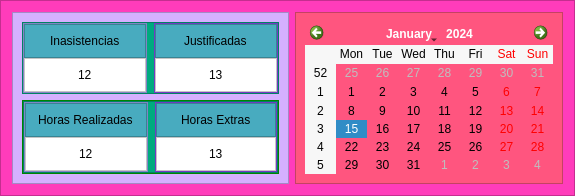
              <widget class="QFrame" name="Metricas">
               <property name="styleSheet">
                <string notr="true">background-color: rgb(255, 60, 187);</string>
               </property>
               <property name="frameShape">
                <enum>QFrame::StyledPanel</enum>
               </property>
               <property name="frameShadow">
                <enum>QFrame::Raised</enum>
               </property>
               <layout class="QHBoxLayout" name="horizontalLayout_11" stretch="1,1">
                <item>
                 <widget class="QFrame" name="EstadisticasBox">
                  <property name="styleSheet">
                   <string notr="true">background-color: rgb(213, 176, 255);</string>
                  </property>
                  <property name="frameShape">
                   <enum>QFrame::StyledPanel</enum>
                  </property>
                  <property name="frameShadow">
                   <enum>QFrame::Raised</enum>
                  </property>
                  <layout class="QVBoxLayout" name="verticalLayout_8" stretch="1,1">
                   <item>
                    <widget class="QFrame" name="MetricaAsistBox">
                     <property name="styleSheet">
                      <string notr="true">background-color: rgb(0, 170, 127);</string>
                     </property>
                     <property name="frameShape">
                      <enum>QFrame::StyledPanel</enum>
                     </property>
                     <property name="frameShadow">
                      <enum>QFrame::Raised</enum>
                     </property>
                     <layout class="QHBoxLayout" name="horizontalLayout_12" stretch="1,1">
                      <property name="spacing">
                       <number>7</number>
                      </property>
                      <property name="leftMargin">
                       <number>0</number>
                      </property>
                      <property name="topMargin">
                       <number>0</number>
                      </property>
                      <property name="rightMargin">
                       <number>0</number>
                      </property>
                      <property name="bottomMargin">
                       <number>0</number>
                      </property>
                      <item>
                       <widget class="QFrame" name="InasistenciaBox">
                        <property name="minimumSize">
                         <size>
                          <width>122</width>
                          <height>0</height>
                         </size>
                        </property>
                        <property name="styleSheet">
                         <string notr="true">background-color: rgb(170, 170, 255);</string>
                        </property>
                        <property name="frameShape">
                         <enum>QFrame::StyledPanel</enum>
                        </property>
                        <property name="frameShadow">
                         <enum>QFrame::Raised</enum>
                        </property>
                        <layout class="QVBoxLayout" name="verticalLayout_15" stretch="1,2">
                         <property name="spacing">
                          <number>0</number>
                         </property>
                         <property name="leftMargin">
                          <number>0</number>
                         </property>
                         <property name="topMargin">
                          <number>0</number>
                         </property>
                         <property name="rightMargin">
                          <number>0</number>
                         </property>
                         <property name="bottomMargin">
                          <number>0</number>
                         </property>
                         <item>
                          <widget class="QFrame" name="tituloInasis">
                           <property name="styleSheet">
                            <string notr="true">background: #48ABBF;</string>
                           </property>
                           <property name="frameShape">
                            <enum>QFrame::StyledPanel</enum>
                           </property>
                           <property name="frameShadow">
                            <enum>QFrame::Raised</enum>
                           </property>
                           <layout class="QVBoxLayout" name="verticalLayout_16">
                            <item alignment="Qt::AlignHCenter">
                             <widget class="QLabel" name="tit_Inasistencias">
                              <property name="text">
                               <string>Inasistencias</string>
                              </property>
                             </widget>
                            </item>
                           </layout>
                          </widget>
                         </item>
                         <item>
                          <widget class="QFrame" name="metricaIna">
                           <property name="styleSheet">
                            <string notr="true">background: #FFFFFF;</string>
                           </property>
                           <property name="frameShape">
                            <enum>QFrame::StyledPanel</enum>
                           </property>
                           <property name="frameShadow">
                            <enum>QFrame::Raised</enum>
                           </property>
                           <layout class="QVBoxLayout" name="verticalLayout_17">
                            <item alignment="Qt::AlignHCenter">
                             <widget class="QLabel" name="n_Inasistencias">
                              <property name="text">
                               <string>12</string>
                              </property>
                             </widget>
                            </item>
                           </layout>
                          </widget>
                         </item>
                        </layout>
                       </widget>
                      </item>
                      <item>
                       <widget class="QFrame" name="JustificadasBox">
                        <property name="minimumSize">
                         <size>
                          <width>122</width>
                          <height>0</height>
                         </size>
                        </property>
                        <property name="styleSheet">
                         <string notr="true">background-color: rgb(149, 73, 255);</string>
                        </property>
                        <property name="frameShape">
                         <enum>QFrame::StyledPanel</enum>
                        </property>
                        <property name="frameShadow">
                         <enum>QFrame::Raised</enum>
                        </property>
                        <layout class="QVBoxLayout" name="verticalLayout_18" stretch="1,2">
                         <property name="spacing">
                          <number>0</number>
                         </property>
                         <property name="leftMargin">
                          <number>0</number>
                         </property>
                         <property name="topMargin">
                          <number>0</number>
                         </property>
                         <property name="rightMargin">
                          <number>0</number>
                         </property>
                         <property name="bottomMargin">
                          <number>0</number>
                         </property>
                         <item>
                          <widget class="QFrame" name="titJust">
                           <property name="styleSheet">
                            <string notr="true">background: #48ABBF;</string>
                           </property>
                           <property name="frameShape">
                            <enum>QFrame::StyledPanel</enum>
                           </property>
                           <property name="frameShadow">
                            <enum>QFrame::Raised</enum>
                           </property>
                           <layout class="QVBoxLayout" name="verticalLayout_19">
                            <item alignment="Qt::AlignHCenter">
                             <widget class="QLabel" name="tit_Justificadas">
                              <property name="text">
                               <string>Justificadas</string>
                              </property>
                             </widget>
                            </item>
                           </layout>
                          </widget>
                         </item>
                         <item>
                          <widget class="QFrame" name="metricaJust">
                           <property name="styleSheet">
                            <string notr="true">background-color: rgb(255, 255, 255);</string>
                           </property>
                           <property name="frameShape">
                            <enum>QFrame::StyledPanel</enum>
                           </property>
                           <property name="frameShadow">
                            <enum>QFrame::Raised</enum>
                           </property>
                           <layout class="QVBoxLayout" name="verticalLayout_20">
                            <item alignment="Qt::AlignHCenter">
                             <widget class="QLabel" name="n_Justificadas">
                              <property name="text">
                               <string>13</string>
                              </property>
                             </widget>
                            </item>
                           </layout>
                          </widget>
                         </item>
                        </layout>
                       </widget>
                      </item>
                     </layout>
                    </widget>
                   </item>
                   <item>
                    <widget class="QFrame" name="HorasTrabajadasBox">
                     <property name="styleSheet">
                      <string notr="true">background-color: rgb(0, 170, 0);</string>
                     </property>
                     <property name="frameShape">
                      <enum>QFrame::StyledPanel</enum>
                     </property>
                     <property name="frameShadow">
                      <enum>QFrame::Raised</enum>
                     </property>
                     <layout class="QVBoxLayout" name="verticalLayout_27">
                      <property name="leftMargin">
                       <number>0</number>
                      </property>
                      <property name="topMargin">
                       <number>0</number>
                      </property>
                      <property name="rightMargin">
                       <number>0</number>
                      </property>
                      <property name="bottomMargin">
                       <number>0</number>
                      </property>
                      <item>
                       <widget class="QFrame" name="MetricaHorasBox">
                        <property name="styleSheet">
                         <string notr="true">background-color: rgb(0, 170, 127);</string>
                        </property>
                        <property name="frameShape">
                         <enum>QFrame::StyledPanel</enum>
                        </property>
                        <property name="frameShadow">
                         <enum>QFrame::Raised</enum>
                        </property>
                        <layout class="QHBoxLayout" name="horizontalLayout_16" stretch="1,1">
                         <property name="spacing">
                          <number>7</number>
                         </property>
                         <property name="leftMargin">
                          <number>0</number>
                         </property>
                         <property name="topMargin">
                          <number>0</number>
                         </property>
                         <property name="rightMargin">
                          <number>0</number>
                         </property>
                         <property name="bottomMargin">
                          <number>0</number>
                         </property>
                         <item>
                          <widget class="QFrame" name="RealizadasBox">
                           <property name="styleSheet">
                            <string notr="true">background-color: rgb(170, 170, 255);</string>
                           </property>
                           <property name="frameShape">
                            <enum>QFrame::StyledPanel</enum>
                           </property>
                           <property name="frameShadow">
                            <enum>QFrame::Raised</enum>
                           </property>
                           <layout class="QVBoxLayout" name="verticalLayout_21" stretch="1,2">
                            <property name="spacing">
                             <number>0</number>
                            </property>
                            <property name="leftMargin">
                             <number>0</number>
                            </property>
                            <property name="topMargin">
                             <number>0</number>
                            </property>
                            <property name="rightMargin">
                             <number>0</number>
                            </property>
                            <property name="bottomMargin">
                             <number>0</number>
                            </property>
                            <item>
                             <widget class="QFrame" name="tituloHoras">
                              <property name="minimumSize">
                               <size>
                                <width>122</width>
                                <height>0</height>
                               </size>
                              </property>
                              <property name="styleSheet">
                               <string notr="true">background: #48ABBF;</string>
                              </property>
                              <property name="frameShape">
                               <enum>QFrame::StyledPanel</enum>
                              </property>
                              <property name="frameShadow">
                               <enum>QFrame::Raised</enum>
                              </property>
                              <layout class="QVBoxLayout" name="verticalLayout_22">
                               <item alignment="Qt::AlignHCenter">
                                <widget class="QLabel" name="tit_Horas">
                                 <property name="text">
                                  <string>Horas Realizadas</string>
                                 </property>
                                </widget>
                               </item>
                              </layout>
                             </widget>
                            </item>
                            <item>
                             <widget class="QFrame" name="metricaHoras">
                              <property name="styleSheet">
                               <string notr="true">background: #FFFFFF;</string>
                              </property>
                              <property name="frameShape">
                               <enum>QFrame::StyledPanel</enum>
                              </property>
                              <property name="frameShadow">
                               <enum>QFrame::Raised</enum>
                              </property>
                              <layout class="QVBoxLayout" name="verticalLayout_23">
                               <item alignment="Qt::AlignHCenter">
                                <widget class="QLabel" name="n_Horas">
                                 <property name="text">
                                  <string>12</string>
                                 </property>
                                </widget>
                               </item>
                              </layout>
                             </widget>
                            </item>
                           </layout>
                          </widget>
                         </item>
                         <item>
                          <widget class="QFrame" name="ExtrasBox">
                           <property name="minimumSize">
                            <size>
                             <width>122</width>
                             <height>0</height>
                            </size>
                           </property>
                           <property name="styleSheet">
                            <string notr="true">background-color: rgb(149, 73, 255);</string>
                           </property>
                           <property name="frameShape">
                            <enum>QFrame::StyledPanel</enum>
                           </property>
                           <property name="frameShadow">
                            <enum>QFrame::Raised</enum>
                           </property>
                           <layout class="QVBoxLayout" name="verticalLayout_24" stretch="1,2">
                            <property name="spacing">
                             <number>0</number>
                            </property>
                            <property name="leftMargin">
                             <number>0</number>
                            </property>
                            <property name="topMargin">
                             <number>0</number>
                            </property>
                            <property name="rightMargin">
                             <number>0</number>
                            </property>
                            <property name="bottomMargin">
                             <number>0</number>
                            </property>
                            <item>
                             <widget class="QFrame" name="titExtra">
                              <property name="styleSheet">
                               <string notr="true">background: #48ABBF;</string>
                              </property>
                              <property name="frameShape">
                               <enum>QFrame::StyledPanel</enum>
                              </property>
                              <property name="frameShadow">
                               <enum>QFrame::Raised</enum>
                              </property>
                              <layout class="QVBoxLayout" name="verticalLayout_25">
                               <item alignment="Qt::AlignHCenter">
                                <widget class="QLabel" name="tit_Extra">
                                 <property name="text">
                                  <string>Horas Extras</string>
                                 </property>
                                </widget>
                               </item>
                              </layout>
                             </widget>
                            </item>
                            <item>
                             <widget class="QFrame" name="metricaExtra">
                              <property name="styleSheet">
                               <string notr="true">background-color: rgb(255, 255, 255);</string>
                              </property>
                              <property name="frameShape">
                               <enum>QFrame::StyledPanel</enum>
                              </property>
                              <property name="frameShadow">
                               <enum>QFrame::Raised</enum>
                              </property>
                              <layout class="QVBoxLayout" name="verticalLayout_26">
                               <item alignment="Qt::AlignHCenter">
                                <widget class="QLabel" name="n_Extra">
                                 <property name="text">
                                  <string>13</string>
                                 </property>
                                </widget>
                               </item>
                              </layout>
                             </widget>
                            </item>
                           </layout>
                          </widget>
                         </item>
                        </layout>
                       </widget>
                      </item>
                     </layout>
                    </widget>
                   </item>
                  </layout>
                 </widget>
                </item>
                <item>
                 <widget class="QFrame" name="CalendarioBox">
                  <property name="styleSheet">
                   <string notr="true">background-color: rgb(255, 85, 127);</string>
                  </property>
                  <property name="frameShape">
                   <enum>QFrame::StyledPanel</enum>
                  </property>
                  <property name="frameShadow">
                   <enum>QFrame::Raised</enum>
                  </property>
                  <layout class="QVBoxLayout" name="verticalLayout_7">
                   <item>
                    <widget class="QCalendarWidget" name="calendarWidget"/>
                   </item>
                  </layout>
                 </widget>
                </item>
               </layout>
              </widget>
